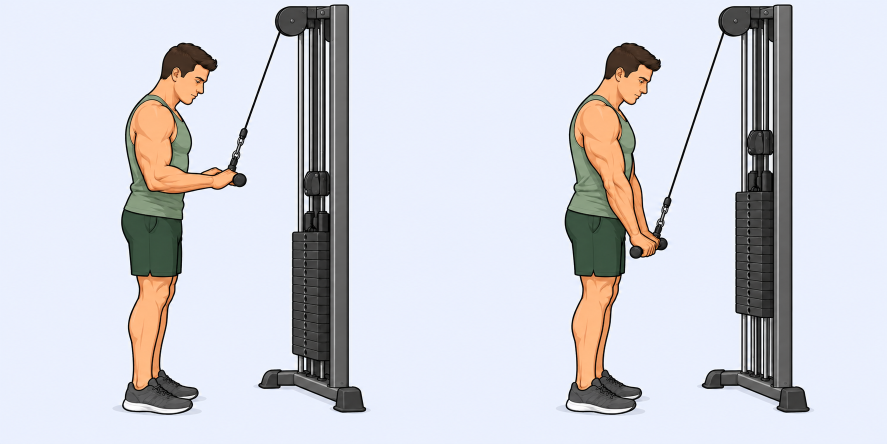
#> input picture assets/monday-motion/bar-pushdown.png, 1774 x 887 px, given in place of pec-deck.png, which was not available (shown at 1/2 size)
$ python align-monday-frames.py
#> lines starting #> are read from the running program, lines starting #| are printed output that depends on the picture
"""Re-export the existing artwork with fixed equipment aligned between frames.

Only canvas translation is applied; no new artwork or exercise poses are generated.
Offsets are in the final 800 x 800 frame, measured against fixed machine landmarks.
"""
from pathlib import Path
from PIL import Image

ROOT = Path(__file__).resolve().parent.parent
OFFSETS = {'pec-deck': (25, -1), 'parallel-bar-dips': (36, 0)}

for name, (dx, dy) in OFFSETS.items():
    sheet = Image.open(ROOT / 'assets' / 'monday-motion' / f'{name}.png').convert('RGB')
#> sheet is the input picture: PIL image 1774x887 RGB; mean R, G, B 208.6, 210, 217.5
    half = sheet.width // 2
#> half = 887
    frame = sheet.crop((half, 0, sheet.width, sheet.height)).resize((800, 800), Image.Resampling.LANCZOS)
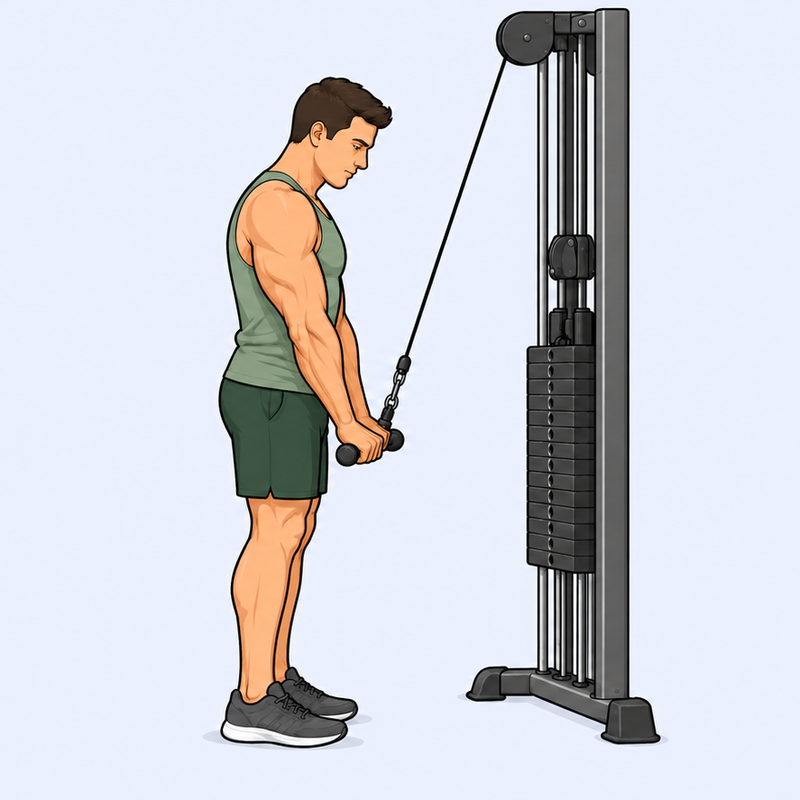
#> frame: PIL image 800x800 RGB; mean R, G, B 208.5, 209.8, 217.2
    # Extend the original blue edge pixels into the exposed canvas margins.
    aligned = frame.copy()
    if dx > 0:
        aligned.paste(frame.crop((0, 0, 1, 800)).resize((dx, 800)), (0, 0))
    if dy < 0:
        aligned.paste(frame.crop((0, 799, 800, 800)).resize((800, -dy)), (0, 800 + dy))
    aligned.paste(frame, (dx, dy))
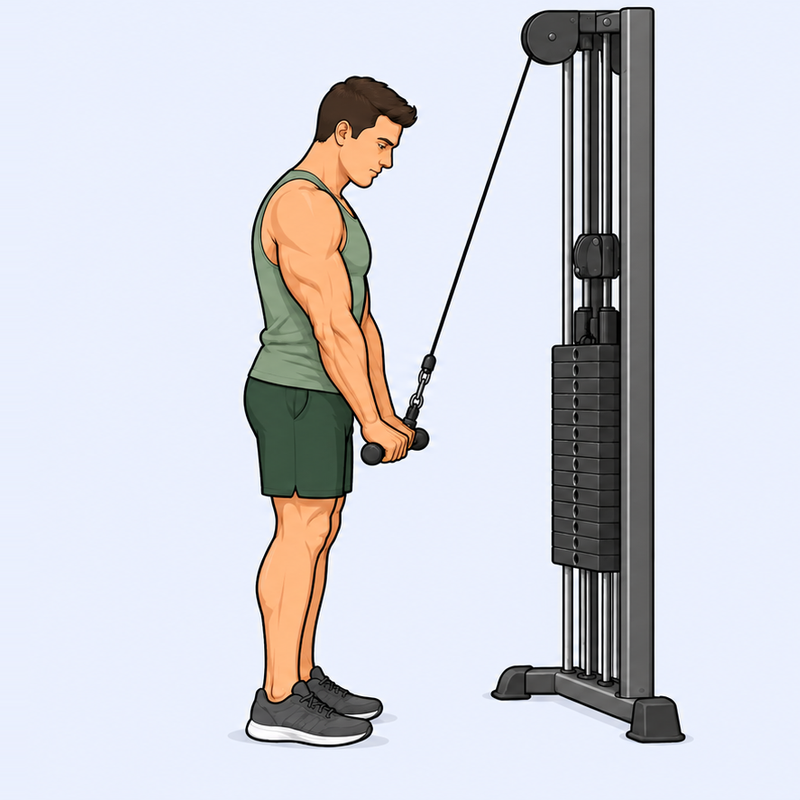
#> aligned: PIL image 800x800 RGB; mean R, G, B 208.5, 209.8, 217.2
    aligned.save(ROOT / 'public' / 'images' / 'motion' / f'{name}-2.webp', quality=88, method=6)
    print(f'{name}: second frame shifted ({dx}, {dy}) px')
#> pass 2 of the loop `for name, (dx, dy) in OFFSETS.items():`:
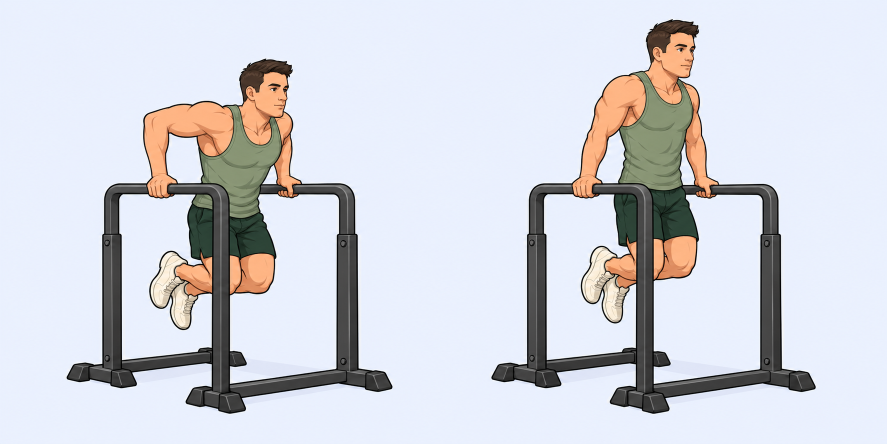
#> input picture assets/monday-motion/parallel-bar-dips.png, 1774 x 887 px (shown at 1/2 size)
#> sheet is the input picture: PIL image 1774x887 RGB; mean R, G, B 210, 211.9, 219.2
#> `frame = sheet.crop((half, 0, sheet.width, sheet.height)).resize((800, ..`:
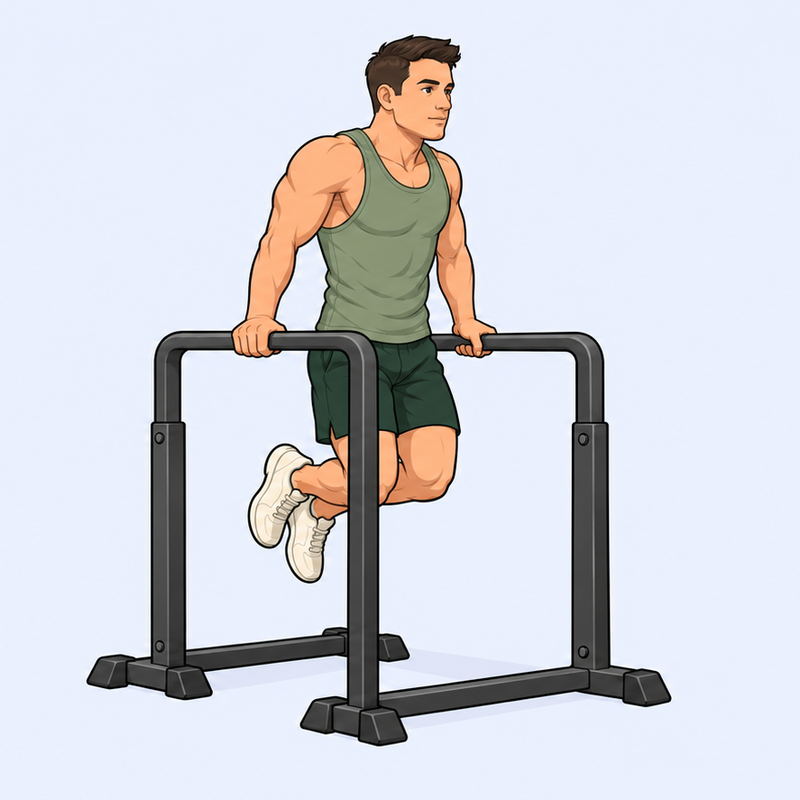
#> frame: PIL image 800x800 RGB; mean R, G, B 209.9, 211.9, 219.2
#> `aligned.paste(frame, (dx, dy))`:
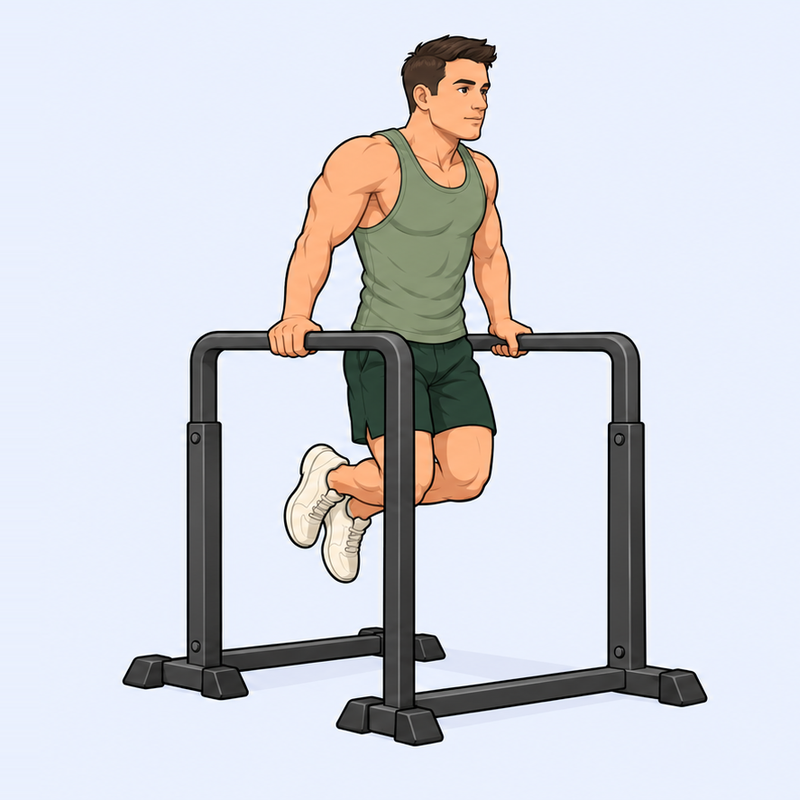
#> aligned: PIL image 800x800 RGB; mean R, G, B 209.9, 211.9, 219.2
